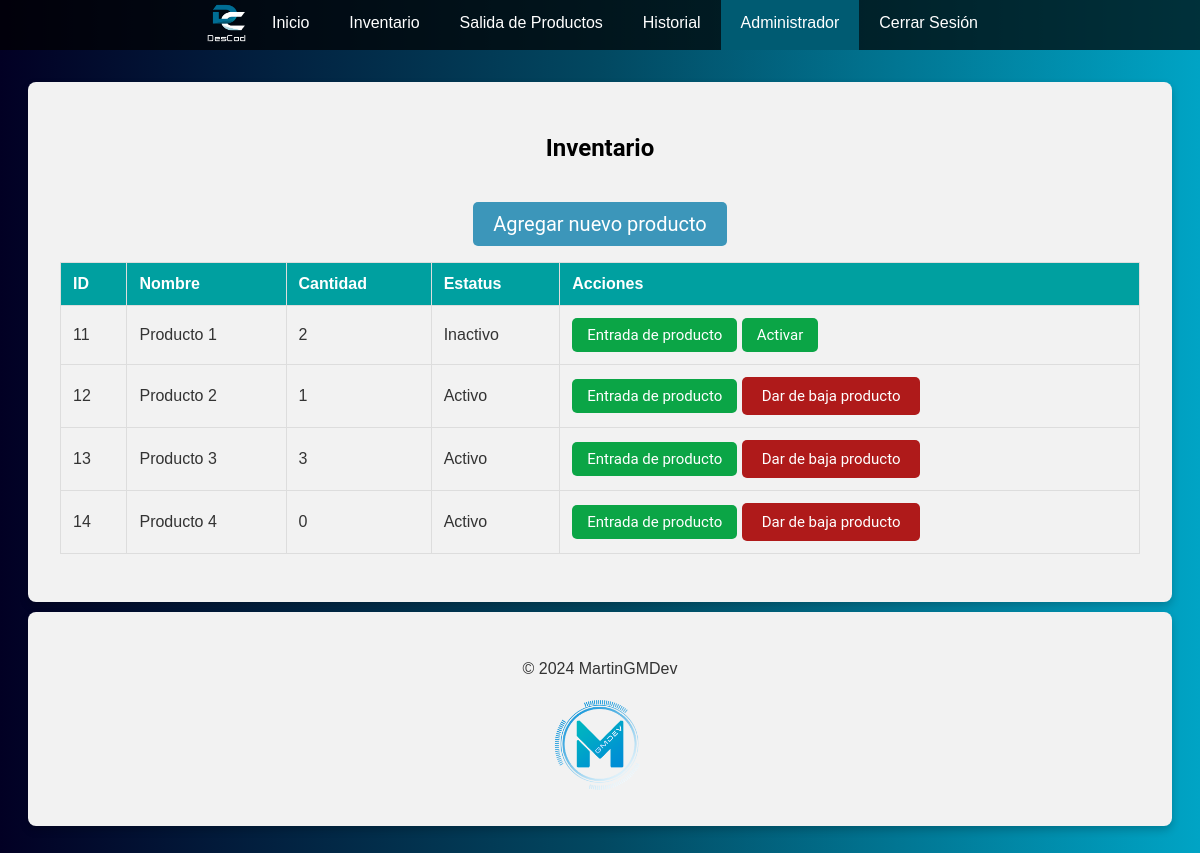
The app's page /inventario.php (signed in) with its own data.
### tables this page shows
CREATE TABLE `productos` (
  `idProducto` int(6) NOT NULL,
  `nombre` varchar(100) NOT NULL,
  `cantidad` int(6) DEFAULT 0,
  `estatus` int(1) DEFAULT 1
);

### inventario.php (the view, shortened to what this page needs)
<?php
include('includes/header.php');
include('includes/db.php');
$sql = "SELECT * FROM productos";
$result = $conn->query($sql);
?>
<h2 class="titles">Inventario</h2>
<?php if ($user_role == 1):  ?>
    <a href="agregar_producto.php">
        <button class="button" href="agregar_producto.php">Agregar nuevo producto</button>
    </a>
<?php endif; ?>
<table border="1">
    <tr>
        <th>ID</th>
        <th>Nombre</th>
        <th>Cantidad</th>
        <th>Estatus</th>
        <?php if ($user_role == 1):  ?>
            <th>Acciones</th>
        <?php endif; ?>
    </tr>
    <?php while($row = $result->fetch_assoc()) { ?>
    <tr>
        <td><?php echo $row['idProducto']; ?></td>
        <td><?php echo $row['nombre']; ?></td>
        <td><?php echo $row['cantidad']; ?></td>
        <td><?php echo $row['estatus'] == 1 ? 'Activo' : 'Inactivo'; ?></td>
        <td>
            <?php if ($user_role == 1):  ?>
                <a href="entrada_producto.php?id=<?php echo $row['idProducto']; ?>"><button class="buttonform" href="agregar_producto.php">Entrada de producto</button></a>
                <a href="activate_producto.php?id=<?php echo $row['idProducto']; ?>&status=<?php echo $row['estatus'] == 1 ? 0 : 1; ?>">
                    <?php echo $row['estatus'] == 1 ? '<button class="buttonformred" href="agregar_producto.php">Dar de baja producto</button>' : '<button class="buttonform" href="agregar_producto.php">Activar</button>'; ?>
                </a>
            <?php endif; ?>
        </td>
    </tr>
    <?php } ?>
</table>
<?php include('includes/footer.php'); ?>

### css/styles.css (style rules this page uses)
body { font-family: 'Arial', sans-serif; margin: 0; padding: 0; background-size: cover; color: #333; background: rgb(2,0,36); background: linear-gradient(90deg, rgba(2,0,36,1) 0%, rgba(2,72,97,1) 50%, rgb(0, 164, 197) 100%); }
h2 { color: #fff; }
.titles { color: black; font-family: Roboto; }
table { width: 100%; border-collapse: collapse; margin: 1em 0; }
table, th, td { border: 1px solid #ddd; }
th, td { padding: 12px; text-align: left; }
th { background-color: #00a0a0; color: white; }
tr:nth-child(even) { background-color: #f2f2f2; }
.button { font-family: Roboto; font-size: 20px; background-color: #0078a8c0; color: white; padding: 10px 20px; border: none; border-radius: 5px; cursor: pointer; transition: background-color 0.3s ease; width: 100%; margin-top: 20px; }
.buttonform { font-family: Roboto; font-size: 15px; background-color: #0ba546; color: white; padding: 8px 15px; border: none; border-radius: 5px; cursor: pointer; transition: background-color 0.3s ease; max-width: 200px; }
.buttonformred { font-family: Roboto; font-size: 15px; background-color: #af1a1a; color: white; padding: 10px 20px; border: none; border-radius: 5px; cursor: pointer; transition: background-color 0.3s ease; max-width: 200px; }
:root { --arrow-bg: rgba(0, 0, 0, 0.288); --arrow-icon: url(https://upload.wikimedia.org/wikipedia/commons/9/9d/Caret_down_font_awesome_whitevariation.svg); --option-bg: rgba(63, 63, 63, 0.445); --select-bg: rgba(0, 92, 121, 0.541); }

### records on screen
productos: idProducto "11", nombre "Producto 1", cantidad "2", estatus "Inactivo"
productos: idProducto "12", nombre "Producto 2", cantidad "1", estatus "Activo"
productos: idProducto "13", nombre "Producto 3", cantidad "3", estatus "Activo"
productos: idProducto "14", nombre "Producto 4", cantidad "0", estatus "Activo"
